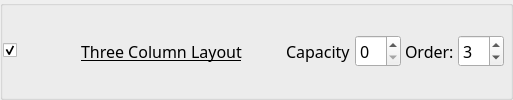
        <widget class="QGroupBox" name="GB_3_threeColumnLayout">
         <property name="sizePolicy">
          <sizepolicy hsizetype="Preferred" vsizetype="Maximum">
           <horstretch>0</horstretch>
           <verstretch>0</verstretch>
          </sizepolicy>
         </property>
         <property name="title">
          <string/>
         </property>
         <property name="flat">
          <bool>true</bool>
         </property>
         <layout class="QGridLayout" name="gridLayout_23">
          <property name="leftMargin">
           <number>0</number>
          </property>
          <property name="horizontalSpacing">
           <number>4</number>
          </property>
          <item row="1" column="0">
           <widget class="QCheckBox" name="kcfg_threeColumnLayoutEnabled">
            <property name="accessibleName">
             <string>Three Column Layout</string>
            </property>
            <property name="checked">
             <bool>true</bool>
            </property>
           </widget>
          </item>
          <item row="1" column="1">
           <widget class="QToolButton" name="threecolumnLayoutPictogram">
            <property name="icon">
             <iconset theme="krohnkite-layout-threecolumn"/>
            </property>
            <property name="iconSize">
             <size><width>48</width><height>32</height></size>
            </property>
            <property name="minimumSize">
             <size><width>56</width><height>40</height></size>
            </property>
            <property name="maximumSize">
             <size><width>56</width><height>40</height></size>
            </property>
            <property name="autoRaise"><bool>true</bool></property>
            <property name="focusPolicy"><enum>Qt::FocusPolicy::NoFocus</enum></property>
            <property name="accessibleName"><string>Three Column Layout preview</string></property>
            <property name="styleSheet">
             <string notr="true">QToolButton { border: none; background: transparent; } QToolButton:hover { border: none; background: transparent; } QToolButton:pressed { border: none; background: transparent; }</string>
            </property>
           </widget>
          </item>
          <property name="topMargin">
           <number>0</number>
          </property>
          <property name="rightMargin">
           <number>6</number>
          </property>
          <property name="bottomMargin">
           <number>0</number>
          </property>
          <property name="verticalSpacing">
           <number>0</number>
          </property>
          <item row="1" column="4">
           <widget class="QLabel" name="label_42">
            <property name="font">
             <font>
              <family>Noto Sans</family>
              <pointsize>12</pointsize>
              <italic>false</italic>
              <bold>false</bold>
              <underline>false</underline>
             </font>
            </property>
            <property name="text">
             <string>Capacity</string>
            </property>
           </widget>
          </item>
          <item row="1" column="5">
           <widget class="QSpinBox" name="kcfg_threeColumnLayoutCapacity">
            <property name="font">
             <font>
              <family>Noto Sans</family>
              <pointsize>12</pointsize>
              <italic>false</italic>
              <bold>false</bold>
              <underline>false</underline>
             </font>
            </property>
            <property name="toolTip">
             <string>&lt;html&gt;&lt;head/&gt;&lt;body&gt;&lt;p&gt;0 - to disable&lt;/p&gt;&lt;/body&gt;&lt;/html&gt;</string>
            </property>
            <property name="maximum">
             <number>99</number>
            </property>
            <property name="value">
             <number>0</number>
            </property>
           </widget>
          </item>
          <item row="1" column="7">
           <widget class="QSpinBox" name="kcfg_threeColumnLayoutOrder">
            <property name="font">
             <font>
              <family>Noto Sans</family>
              <pointsize>12</pointsize>
              <italic>false</italic>
              <bold>false</bold>
              <underline>false</underline>
             </font>
            </property>
            <property name="toolTip">
             <string>Order in layout rotation</string>
            </property>
            <property name="minimum">
             <number>1</number>
            </property>
            <property name="maximum">
             <number>12</number>
            </property>
            <property name="value">
             <number>3</number>
            </property>
           </widget>
          </item>
          <item row="1" column="6">
           <widget class="QLabel" name="label_47">
            <property name="font">
             <font>
              <family>Noto Sans</family>
              <pointsize>12</pointsize>
              <italic>false</italic>
              <bold>false</bold>
              <underline>false</underline>
             </font>
            </property>
            <property name="text">
             <string>Order:</string>
            </property>
           </widget>
          </item>
          <item row="1" column="3">
           <spacer name="horizontalSpacer_18">
            <property name="orientation">
             <enum>Qt::Orientation::Horizontal</enum>
            </property>
            <property name="sizeHint" stdset="0">
             <size>
              <width>40</width>
              <height>20</height>
             </size>
            </property>
           </spacer>
          </item>
          <item row="1" column="2">
           <widget class="QLabel" name="label_37">
            <property name="font">
             <font>
              <family>Noto Sans</family>
              <pointsize>12</pointsize>
              <italic>false</italic>
              <bold>false</bold>
              <underline>true</underline>
             </font>
            </property>
            <property name="text">
             <string>Three Column Layout</string>
            </property>
            <property name="margin">
             <number>0</number>
            </property>
            <property name="buddy">
             <cstring>kcfg_threeColumnLayoutEnabled</cstring>
            </property>
           </widget>
          </item>
          </layout>
        </widget>
